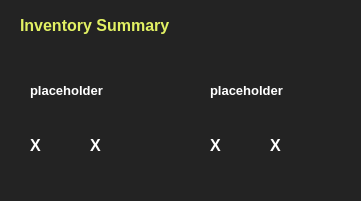
          <widget class="QWidget" name="saleswidget_2" native="true">
           <property name="geometry">
            <rect>
             <x>650</x>
             <y>20</y>
             <width>361</width>
             <height>201</height>
            </rect>
           </property>
           <property name="styleSheet">
            <string notr="true">background-color: #232323; border-radius: 10px;</string>
           </property>
           <widget class="QLabel" name="label_16">
            <property name="geometry">
             <rect>
              <x>20</x>
              <y>10</y>
              <width>201</width>
              <height>31</height>
             </rect>
            </property>
            <property name="font">
             <font>
              <family>Segoe UI</family>
              <pointsize>12</pointsize>
              <weight>75</weight>
              <bold>true</bold>
             </font>
            </property>
            <property name="styleSheet">
             <string notr="true">color: #E2F163;</string>
            </property>
            <property name="text">
             <string>Inventory Summary</string>
            </property>
           </widget>
           <widget class="QLabel" name="label_17">
            <property name="geometry">
             <rect>
              <x>30</x>
              <y>50</y>
              <width>111</width>
              <height>81</height>
             </rect>
            </property>
            <property name="font">
             <font>
              <family>Segoe UI</family>
              <pointsize>10</pointsize>
              <weight>75</weight>
              <bold>true</bold>
             </font>
            </property>
            <property name="styleSheet">
             <string notr="true">color: #fff;</string>
            </property>
            <property name="text">
             <string>placeholder</string>
            </property>
           </widget>
           <widget class="QLabel" name="productCategoriesNumber_9">
            <property name="geometry">
             <rect>
              <x>30</x>
              <y>130</y>
              <width>51</width>
              <height>31</height>
             </rect>
            </property>
            <property name="font">
             <font>
              <family>Segoe UI</family>
              <pointsize>12</pointsize>
              <weight>75</weight>
              <bold>true</bold>
             </font>
            </property>
            <property name="styleSheet">
             <string notr="true">color: #fff;</string>
            </property>
            <property name="text">
             <string>X</string>
            </property>
           </widget>
           <widget class="QLabel" name="productCategoriesNumber_10">
            <property name="geometry">
             <rect>
              <x>90</x>
              <y>130</y>
              <width>51</width>
              <height>31</height>
             </rect>
            </property>
            <property name="font">
             <font>
              <family>Segoe UI</family>
              <pointsize>12</pointsize>
              <weight>75</weight>
              <bold>true</bold>
             </font>
            </property>
            <property name="styleSheet">
             <string notr="true">color: #fff;</string>
            </property>
            <property name="text">
             <string>X</string>
            </property>
           </widget>
           <widget class="QLabel" name="productCategoriesNumber_33">
            <property name="geometry">
             <rect>
              <x>210</x>
              <y>130</y>
              <width>51</width>
              <height>31</height>
             </rect>
            </property>
            <property name="font">
             <font>
              <family>Segoe UI</family>
              <pointsize>12</pointsize>
              <weight>75</weight>
              <bold>true</bold>
             </font>
            </property>
            <property name="styleSheet">
             <string notr="true">color: #fff;</string>
            </property>
            <property name="text">
             <string>X</string>
            </property>
           </widget>
           <widget class="QLabel" name="productCategoriesNumber_34">
            <property name="geometry">
             <rect>
              <x>270</x>
              <y>130</y>
              <width>51</width>
              <height>31</height>
             </rect>
            </property>
            <property name="font">
             <font>
              <family>Segoe UI</family>
              <pointsize>12</pointsize>
              <weight>75</weight>
              <bold>true</bold>
             </font>
            </property>
            <property name="styleSheet">
             <string notr="true">color: #fff;</string>
            </property>
            <property name="text">
             <string>X</string>
            </property>
           </widget>
           <widget class="QLabel" name="label_51">
            <property name="geometry">
             <rect>
              <x>210</x>
              <y>50</y>
              <width>111</width>
              <height>81</height>
             </rect>
            </property>
            <property name="font">
             <font>
              <family>Segoe UI</family>
              <pointsize>10</pointsize>
              <weight>75</weight>
              <bold>true</bold>
             </font>
            </property>
            <property name="styleSheet">
             <string notr="true">color: #fff;</string>
            </property>
            <property name="text">
             <string>placeholder</string>
            </property>
           </widget>
          </widget>
